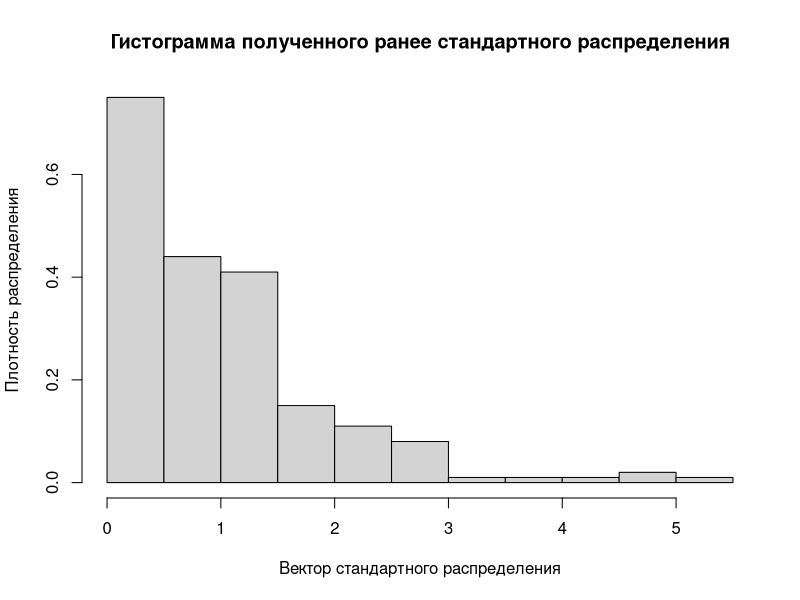
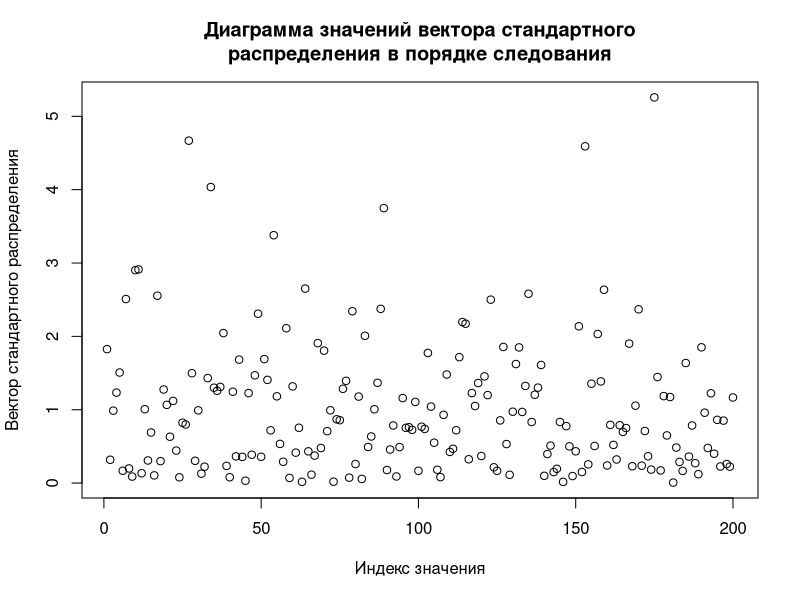
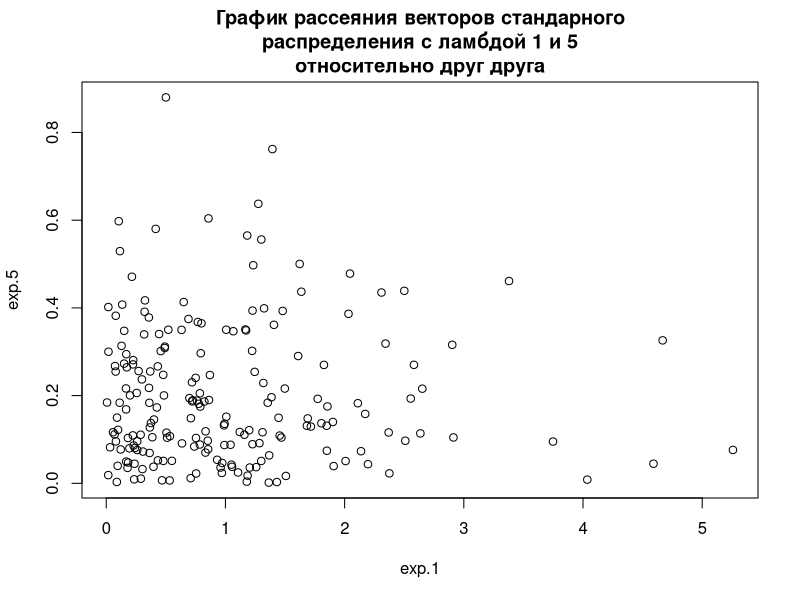
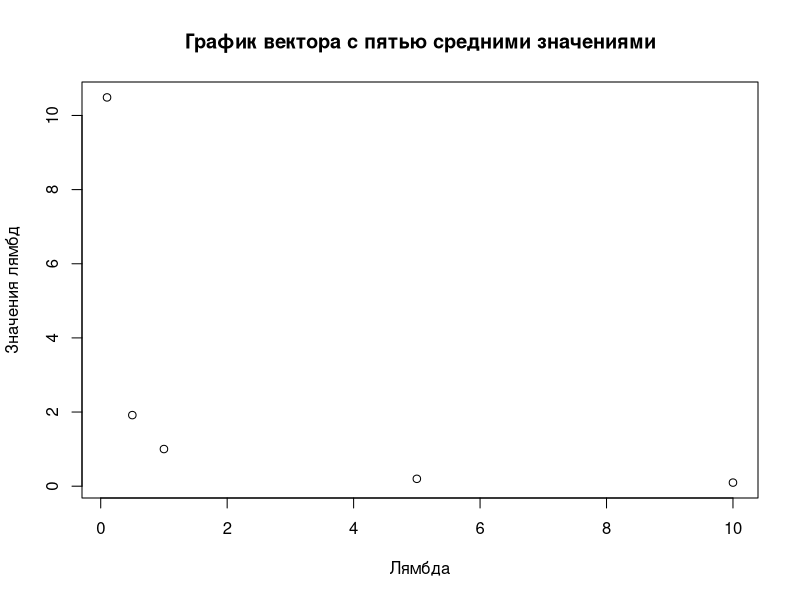
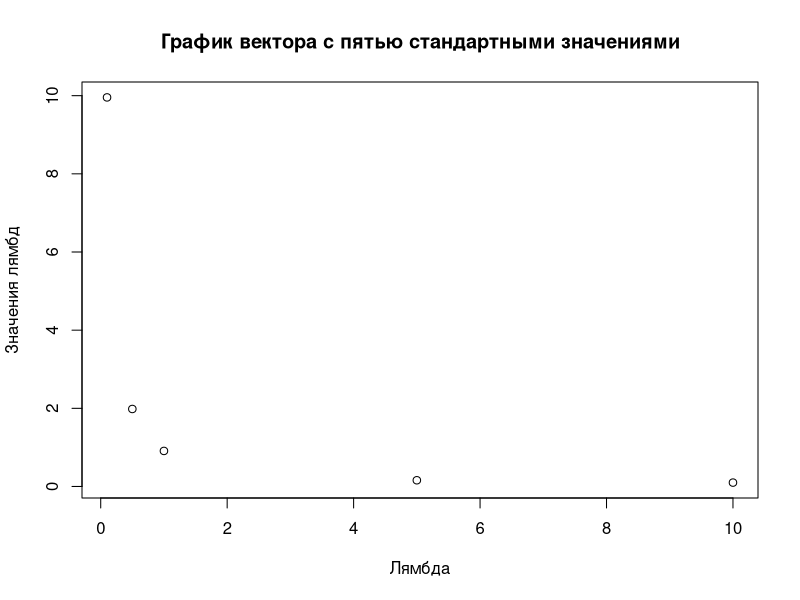
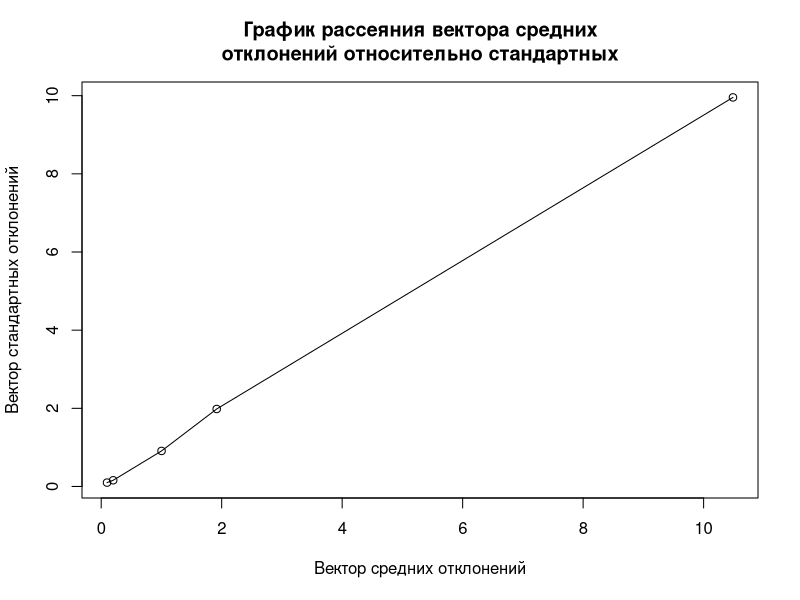
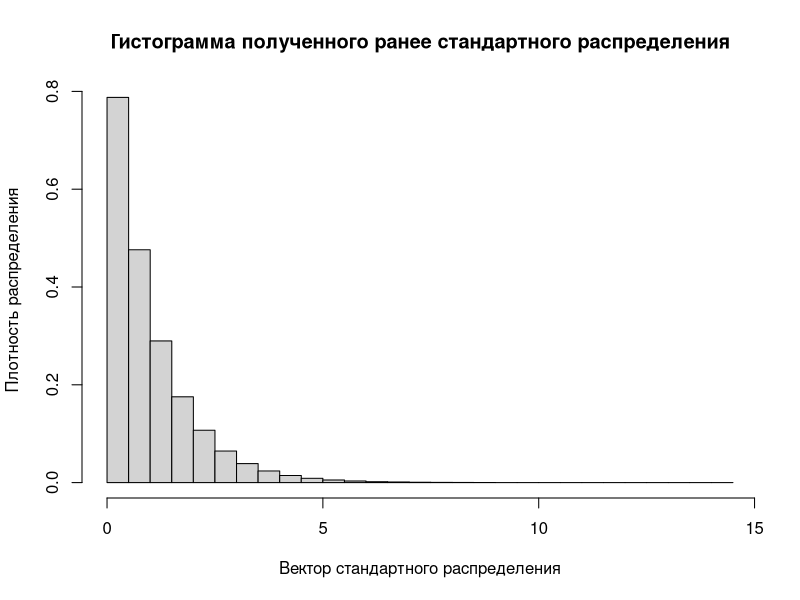
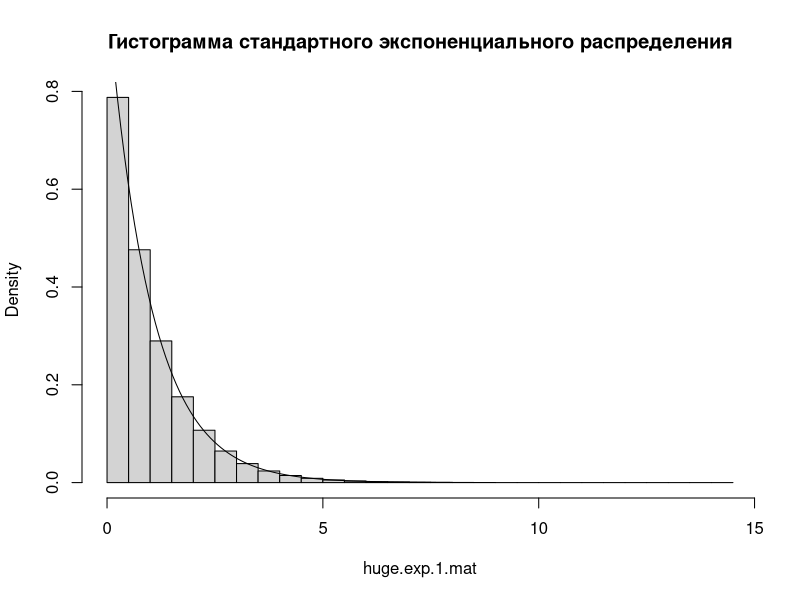

Write R code to recreate these figures, in order.
## ---- chunk 1
exp.1<-rexp(200)
exp.1.mean<-mean(exp.1)
exp.1.mean
exp.1.sd<-sd(exp.1)
exp.1.sd
## ---- chunk 2
exp.0.1<-rexp(200, 0.1)
exp.0.1.mean<-mean(exp.0.1)
exp.0.1.sd<-sd(exp.0.1)
## ---- chunk 3
exp.0.5<-rexp(200, 0.5)
exp.0.5.mean<-mean(exp.0.5)
exp.0.5.sd<-sd(exp.0.5)
## ---- chunk 4
exp.5<-rexp(200, 5)
exp.5.mean<-mean(exp.5)
exp.5.sd<-sd(exp.5)
## ---- chunk 5
exp.10<-rexp(200, 10)
exp.10.mean<-mean(exp.10)
exp.10.sd<-sd(exp.10)
## ---- chunk 6
hist(exp.1, prob = TRUE, main = "Гистограмма полученного ранее стандартного распределения",  ylab = "Плотность распределения", xlab = "Вектор стандартного распределения")
## ---- chunk 7
plot(exp.1, xlab="Индекс значения", ylab = "Вектор стандартного распределения", main="Диаграмма значений вектора стандартного\nраспределения в порядке следования")
## ---- chunk 8
plot(exp.1, exp.5, main = "График рассеяния векторов стандарного\nраспределения с ламбдой 1 и 5\nотносительно друг друга")
## ---- chunk 9
exp.means<-c(exp.1.mean,exp.0.1.mean,exp.0.5.mean,exp.5.mean,exp.10.mean)
exp.value<-c(1, 0.1, 0.5, 5, 10)
exp.sds<-c(exp.1.sd,exp.0.1.sd,exp.0.5.sd,exp.5.sd,exp.10.sd)
## ---- chunk 10
plot(exp.value, exp.means,main = "График вектора с пятью средними значениями",xlab = "Лямбда", ylab = "Значения лямбд")
## ---- chunk 11
plot(exp.value, exp.sds,main = "График вектора с пятью стандартными значениями",xlab = "Лямбда", ylab = "Значения лямбд")
## ---- chunk 12
plot(exp.means,exp.sds,main = "График рассеяния вектора средних\nотклонений относительно стандартных",xlab = "Вектор средних отклонений", ylab = "Вектор стандартных отклонений")
lines(exp.means[order(exp.means)],exp.sds[order(exp.means)])
## ---- chunk 13
huge.exp.1=rexp(1100000)
huge.exp.1.mean<-mean(exp.1)
huge.exp.1.sd<-sd(exp.1)
## ---- chunk 14
hist(huge.exp.1,  main = "Гистограмма полученного ранее стандартного распределения",   prob = TRUE, ylab = "Плотность распределения", xlab = "Вектор стандартного распределения")
## ---- chunk 15
huge.exp.1.more.than.1<-mean(huge.exp.1>1)
huge.exp.1.more.than.1
## ---- chunk 16
huge.exp.1.mat<-matrix(huge.exp.1, nrow=1100, ncol=1000)
hist(huge.exp.1.mat, prob = TRUE, main = "Гистограмма стандартного экспоненциального распределения")
curve(dexp(x), from = 0, to = 8, add = TRUE)
## ---- chunk 17
colMeans(huge.exp.1.mat)[137]
## ---- chunk 18
huge.exp.1.colmeans<-colMeans(huge.exp.1.mat)
hist(huge.exp.1.colmeans, prob = TRUE, main = "Гистограмма средних значений колонок", ylab="Плотность распределения", xlab="Средние значения колонок")
## ---- chunk 19
huge.exp.1.square<-huge.exp.1^2
huge.exp.1.square.mean<-mean(huge.exp.1.square)
huge.exp.1.square.sd<-sd(huge.exp.1.square)
huge.exp.1.square.mean/huge.exp.1.mean
huge.exp.1.square.sd/huge.exp.1.sd
